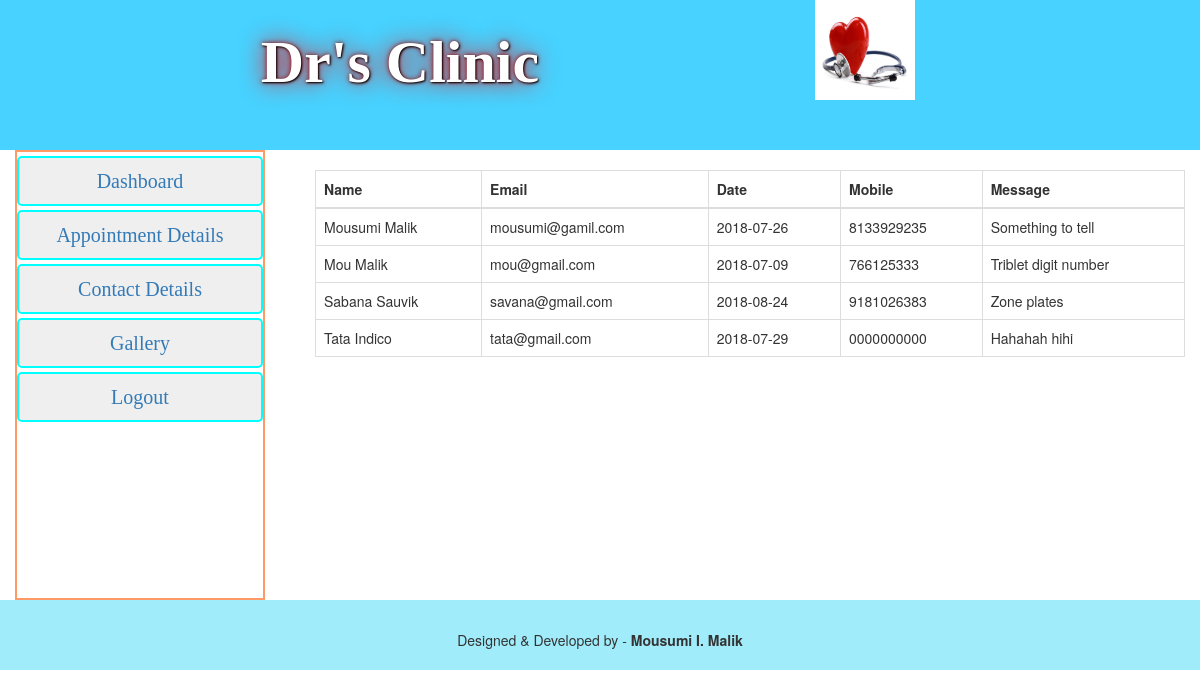
The page /contact_details.php (signed in) on the database its author committed.
### tables this page shows
CREATE TABLE `contact_mail` (
  `contact_id` int(11) NOT NULL,
  `name` varchar(100) NOT NULL,
  `email` varchar(100) NOT NULL,
  `date` varchar(20) NOT NULL,
  `mobile` varchar(20) NOT NULL,
  `message` text NOT NULL
);

### contact_details.php (the view, shortened to what this page needs)
<?php include "header_admin.php";
include 'config.php';
?>
<div class="container-fluid">
	<div class="row">
		<div class="col-lg-2"><?php include "sidebar.php";?></div>
		<div class="col-lg-offset-1 col-lg-9">
			<br>
			<table class="table table-bordered table-responsive table-hover">
				<thead>
					<tr>
						<th>Name</th>
						<th>Email</th>
						<th>Date</th>
						<th>Mobile</th>
						<th>Message</th>
					</tr>
				</thead>
				<tbody>
<?php
$sql = "SELECT * FROM `contact_mail`";
$query = mysqli_query($con, $sql);
while ($row = mysqli_fetch_assoc($query)) {
	$name = $row['name'];
	$email = $row['email'];
	$date = $row['date'];
	$mobile = $row['mobile'];
	$message = $row['message'];
	echo "
		<tr>
			<td>$name</td>
			<td>$email</td>
			<td>$date</td>
			<td>$mobile</td>
			<td>$message</td>
		</tr>
	";
}
?>
				</tbody>
			</table>
		</div>
	</div>
</div>
<?php include "footer.php";?>

### css/style.css (style rules this page uses)
* { margin:0px; padding:0px; }

### rows shown on the page
contact_mail: name "Mousumi Malik", email "mousumi@gamil.com", date "2018-07-26", mobile "8133929235", message "Something to tell"
contact_mail: name "Mou Malik", email "mou@gmail.com", date "2018-07-09", mobile "766125333", message "Triblet digit number"
contact_mail: name "Sabana Sauvik", email "savana@gmail.com", date "2018-08-24", mobile "9181026383", message "Zone plates"
contact_mail: name "Tata Indico", email "tata@gmail.com", date "2018-07-29", mobile "0000000000", message "Hahahah hihi"
